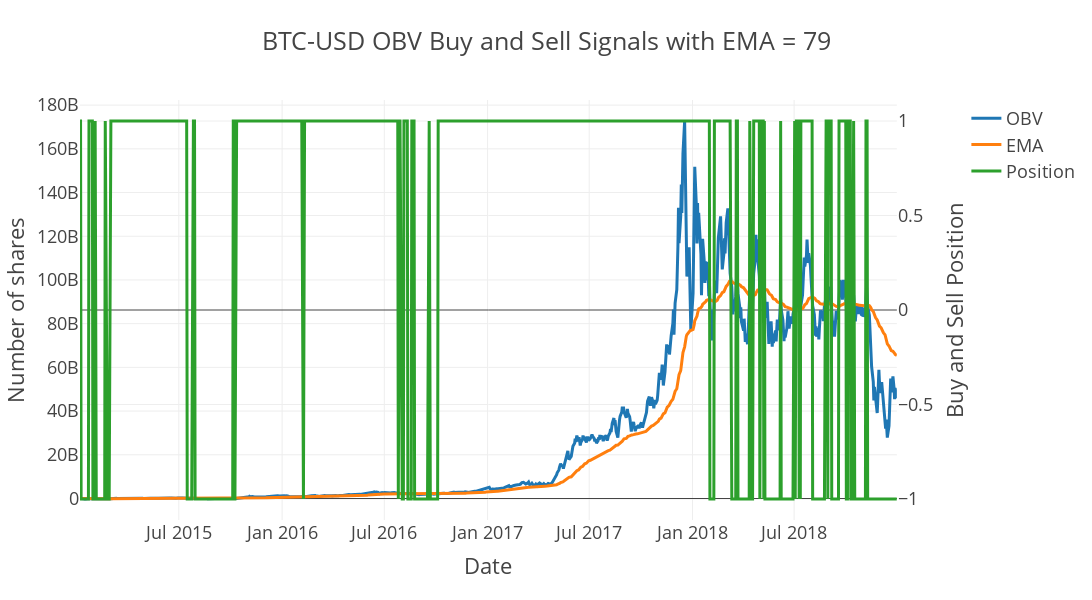

The code cell stored with this chart in its notebook:
### Code cell
opti_tester.plot_buys_and_sells()

### Figure 1 — Plotly figure (JSON) as saved in the notebook; plotly's stock layout.template omitted (floating-point values rounded to 4 significant figures; data arrays with more than 128 entries replaced by an {"elided": "..."} marker saying what was removed)
{"data": [{"name": "OBV", "type": "scatter", "x": {"elided": "1004 str values"}, "xaxis": "x", "y": {"elided": "1004 float values"}, "yaxis": "y"}, {"name": "EMA", "type": "scatter", "x": {"elided": "1004 str values"}, "xaxis": "x", "y": {"elided": "1004 float values"}, "yaxis": "y"}, {"name": "Position", "type": "scatter", "x": {"elided": "1004 str values"}, "xaxis": "x", "y": {"elided": "1004 int values"}, "yaxis": "y2"}], "layout": {"height": 600, "title": {"text": "BTC-USD OBV Buy and Sell Signals with EMA = 79"}, "width": 1400, "xaxis": {"anchor": "y", "domain": [0, 0.94], "title": {"text": "Date"}}, "yaxis": {"anchor": "x", "domain": [0, 1], "title": {"text": "Number of shares"}}, "yaxis2": {"anchor": "x", "overlaying": "y", "side": "right", "title": {"text": "Buy and Sell Position"}}}}
